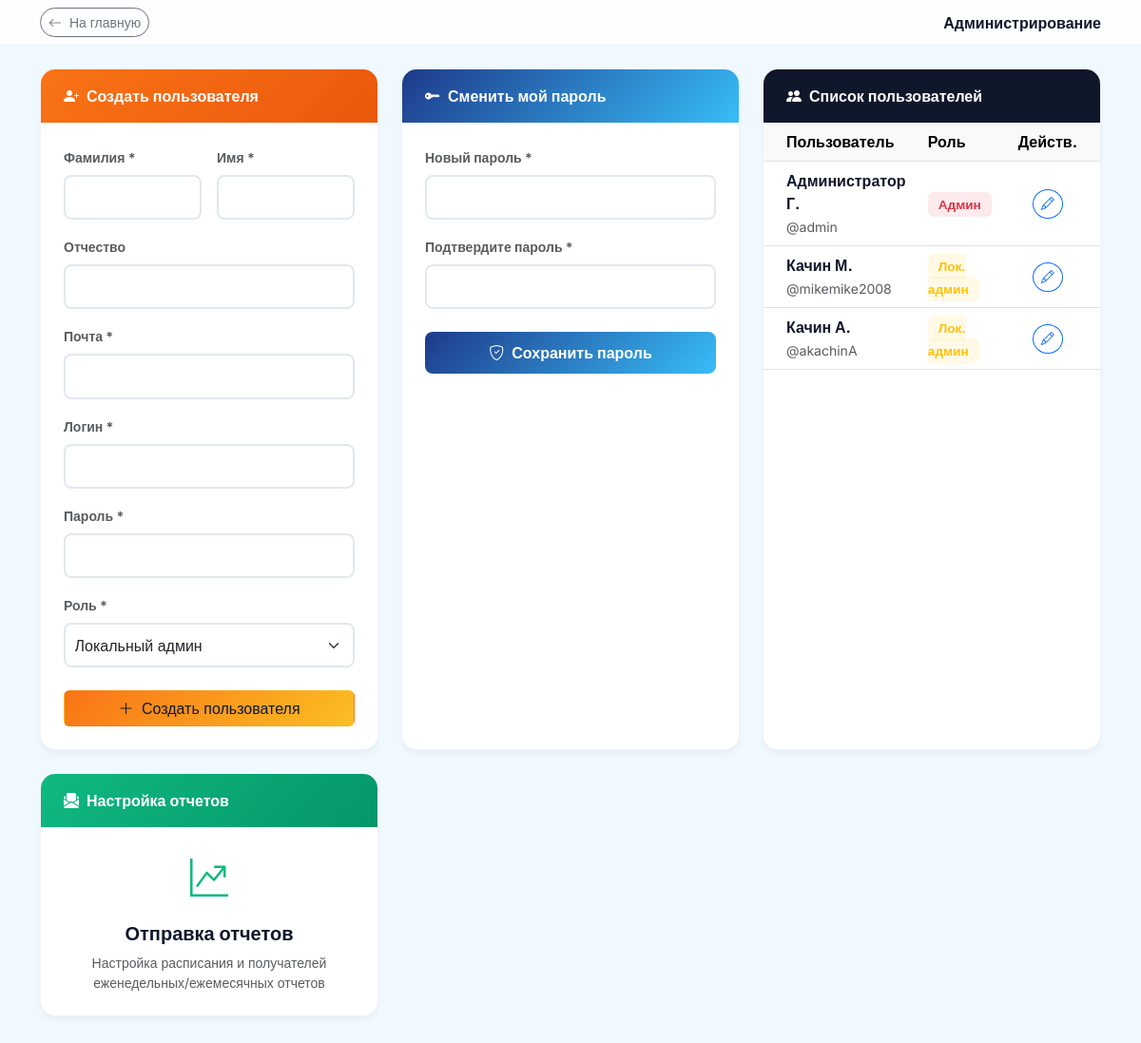
The page /admin (signed in) on the database its author committed.
### tables this page shows
CREATE TABLE users 
                      (id INTEGER PRIMARY KEY, username TEXT UNIQUE, password TEXT, role TEXT,
                       first_name TEXT, last_name TEXT, patronymic TEXT, email TEXT);

### app.py (the view)
    def wrap(*args, **kwargs):
        if 'logged_in' not in session:
            flash('Пожалуйста, войдите в систему.', 'error')
            return redirect(url_for('login'))
        return f(*args, **kwargs)

### app.py (called while the page is built, shortened)
def login_required(f):
    def wrap(*args, **kwargs):
        if 'logged_in' not in session:
            flash('Пожалуйста, войдите в систему.', 'error')
            return redirect(url_for('login'))
        return f(*args, **kwargs)
    wrap.__name__ = f.__name__
    return wrap

@app.route('/admin', methods=['GET', 'POST'])
@login_required
def admin():
    if session.get('role') not in ['admin', 'local_admin']:
        flash('Нет прав', 'error');
        return redirect(url_for('main'))
    users_list = sqlite3.connect(DB_NAME).cursor().execute(
        "SELECT id, username, role, first_name, last_name, email FROM users").fetchall()
    return render_template('admin.html', users_list=users_list)

### templates/admin.html (shortened to what this page needs)
<!DOCTYPE html>
<html lang="ru">
<head>
    <link href="https://cdn.jsdelivr.net/npm/bootstrap@5.3.0/dist/css/bootstrap.min.css" rel="stylesheet">
    <link href="https://cdn.jsdelivr.net/npm/bootstrap-icons@1.11.0/font/bootstrap-icons.css" rel="stylesheet">
</head>
<body>
    <nav class="navbar navbar-custom sticky-top mb-4">
        <div class="container">
            <a href="{{ url_for('main') }}" class="btn btn-outline-secondary btn-sm rounded-pill">
                <i class="bi bi-arrow-left me-1"></i> На главную
            </a>
            <span class="fw-bold" style="color: var(--corp-dark-blue);">Администрирование</span>
        </div>
    </nav>
    <div class="container pb-5">
        <div class="row g-4">
            <div class="col-lg-4">
                <div class="modern-card">
                    <div class="card-header-custom orange">
                        <i class="bi bi-person-plus-fill me-2"></i>Создать пользователя
                    </div>
                    <div class="card-body p-4">
                        <form method="POST">
                            <div class="row g-3">
                                <div class="col-md-6">
                                    <label class="form-label small fw-bold text-muted">Фамилия *</label>
                                    <input type="text" name="last_name" class="form-control" required>
                                </div>
                                <div class="col-md-6">
                                    <label class="form-label small fw-bold text-muted">Имя *</label>
                                    <input type="text" name="first_name" class="form-control" required>
                                </div>
                                <div class="col-12">
                                    <label class="form-label small fw-bold text-muted">Отчество</label>
                                    <input type="text" name="patronymic" class="form-control">
                                </div>
                                <div class="col-12">
                                    <label class="form-label small fw-bold text-muted">Почта *</label>
                                    <input type="email" name="email" class="form-control" required>
                                </div>
                                <div class="col-12">
                                    <label class="form-label small fw-bold text-muted">Логин *</label>
                                    <input type="text" name="username" class="form-control" required>
                                </div>
                                <div class="col-12">
                                    <label class="form-label small fw-bold text-muted">Пароль *</label>
                                    <input type="password" name="password" class="form-control" required>
                                </div>
                                <div class="col-12">
                                    <label class="form-label small fw-bold text-muted">Роль *</label>
                                    <select name="role" class="form-select" required>
                                        <option value="local_admin">Локальный админ</option>
                                    </select>
                                </div>
                            </div>
                            <button type="submit" class="btn btn-corp-orange w-100 mt-4">
                                <i class="bi bi-plus-lg me-1"></i> Создать пользователя
                            </button>
                        </form>
                    </div>
                </div>
            </div>
            <div class="col-lg-4">
                <div class="modern-card">
                    <div class="card-header-custom blue">
                        <i class="bi bi-key-fill me-2"></i>Сменить мой пароль
                    </div>
                    <div class="card-body p-4 d-flex flex-column justify-content-center">
                        <form method="POST">
                            <div class="mb-3">
                                <label class="form-label small fw-bold text-muted">Новый пароль *</label>
                                <input type="password" name="new_password" class="form-control" required>
                            </div>
                            <div class="mb-4">
                                <label class="form-label small fw-bold text-muted">Подтвердите пароль *</label>
                                <input type="password" name="confirm_password" class="form-control" required>
                            </div>
                            <button type="submit" class="btn btn-corp w-100">
                                <i class="bi bi-shield-check me-1"></i> Сохранить пароль
                            </button>
                        </form>
                    </div>
                </div>
            </div>
            <div class="col-lg-4">
                <div class="modern-card">
                    <div class="card-header-custom">
                        <i class="bi bi-people-fill me-2"></i>Список пользователей
                    </div>
                    <div class="card-body p-0">
                        <div class="table-responsive">
                            <table class="table table-hover mb-0 align-middle">
                                <thead class="table-light">
                                    <tr>
                                        <th class="ps-4">Пользователь</th>
                                        <th>Роль</th>
                                        <th class="text-center pe-4">Действ.</th>
                                    </tr>
                                </thead>
                                <tbody>
                                    {% for u in users_list %}
                                    <tr>
                                        <td class="ps-4">
                                            <div class="fw-bold" style="color: var(--corp-dark-blue);">{{ u[4] }} {{ u[3][0] if u[3] else '' }}.</div>
                                            <small class="text-muted">@{{ u[1] }}</small>
                                        </td>
                                        <td>
                                            {% if u[2] == 'admin' %}
                                                <span class="badge-role bg-danger bg-opacity-10 text-danger">Админ</span>
                                            {% elif u[2] == 'local_admin' %}
                                                <span class="badge-role bg-warning bg-opacity-10 text-warning">Лок. админ</span>
                                            {% else %}
                                                <span class="badge-role bg-info bg-opacity-10 text-info">Менеджер</span>
                                            {% endif %}
                                        </td>
                                        <td class="text-center pe-4">
                                            <a href="{{ url_for('edit_user', user_id=u[0]) }}" class="btn btn-sm btn-outline-primary rounded-circle" title="Редактировать">
                                                <i class="bi bi-pencil"></i>
                                            </a>
                                        </td>
                                    </tr>
                                    {% endfor %}
                                </tbody>
                            </table>
                        </div>
                    </div>
                </div>
            </div>
            <div class="col-lg-4">
                <a href="{{ url_for('admin_reports') }}" class="text-decoration-none">
                    <div class="modern-card h-100" style="cursor: pointer; transition: transform 0.2s;">
                        <div class="card-header-custom" style="background: linear-gradient(135deg, #10B981, #059669);">
                            <i class="bi bi-envelope-paper-fill me-2"></i>Настройка отчетов
                        </div>
                        <div class="card-body p-4 d-flex flex-column justify-content-center align-items-center text-center">
                            <i class="bi bi-graph-up-arrow fs-1 mb-3" style="color: #10B981;"></i>
                            <h5 class="fw-bold" style="color: var(--corp-dark-blue);">Отправка отчетов</h5>
                            <p class="text-muted small mb-0">Настройка расписания и получателей еженедельных/ежемесячных отчетов</p>
                        </div>
                    </div>
                </a>
            </div>
        </div>
    </div>
</body>
</html>

### templates/admin.html (style rules this page uses)
:root { --corp-dark-blue: #0F172A; --corp-mid-blue: #1E3A8A; --corp-light-blue: #38BDF8; --corp-orange: #F97316; --corp-yellow: #FBBF24; --corp-bg-light: #F0F9FF; }
body { font-family: 'Inter', sans-serif; background-color: var(--corp-bg-light); min-height: 100vh; }
.navbar-custom { background: rgba(255, 255, 255, 0.8); backdrop-filter: blur(10px); border-bottom: 1px solid rgba(15, 23, 42, 0.05); }
.modern-card { background: white; border: 1px solid rgba(15, 23, 42, 0.05); border-radius: 16px; box-shadow: 0 4px 6px -1px rgba(0, 0, 0, 0.05); overflow: hidden; height: 100%; }
.card-header-custom { background: var(--corp-dark-blue); color: white; padding: 1rem 1.5rem; font-weight: 600; }
.card-header-custom.orange { background: linear-gradient(135deg, var(--corp-orange), #ea580c); }
.card-header-custom.blue { background: linear-gradient(135deg, var(--corp-mid-blue), var(--corp-light-blue)); }
.form-control, .form-select { border: 2px solid #E2E8F0; border-radius: 8px; padding: 0.6rem; transition: all 0.2s; }
.btn-corp { background: linear-gradient(135deg, var(--corp-mid-blue), var(--corp-light-blue)); border: none; color: white; font-weight: 600; border-radius: 8px; padding: 0.6rem; transition: all 0.2s; }
.btn-corp-orange { background: linear-gradient(135deg, var(--corp-orange), var(--corp-yellow)); color: var(--corp-dark-blue); }
.badge-role { padding: 0.4em 0.8em; border-radius: 6px; font-weight: 600; font-size: 0.85rem; }

### rows shown on the page
users: last_name "Администратор", first_name "Г", username "admin", role "Админ"
users: last_name "Качин", first_name "М", username "mikemike2008", role "Лок. админ"
users: last_name "Качин", first_name "А", username "akachinA", role "Лок. админ"
